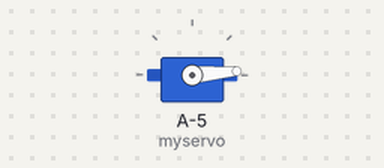
A sketch run on a simulated ATtiny85, built with avr-gcc and run on an emulated ATtiny85. On the bench: servo.

Above: at 0.05 s.
At 2.05 s:
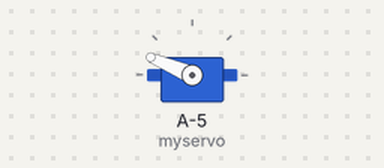
At 4.0 s:
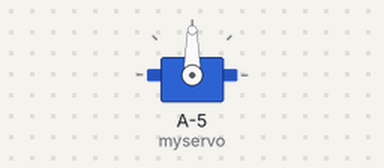
Timing chart, 0 to 5.2 s (numbered marks = the images above):
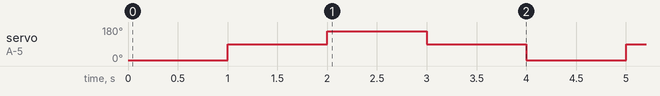

Measured:
- by itself, servo on A-5 (myservo): repeats every 4.0 s: 157° 1.0 s, 90° 1.0 s, 5° 1.0 s, 90° 1.0 s

The sketch:

HS-300_Full-Sweep.ino
```cpp
#include <Servo.h>

Servo myservo;  // create servo object to control a servo

int pos = 0;    // variable to store the servo position

void setup() {
  myservo.attach(9);  // attaches the servo on pin 9 to the servo object
}

void loop() {
  // Make servo go to 0 degrees
   myservo.write(5);
   delay(1000);
   // Make servo go to 90 degrees
   myservo.write(90);
   delay(1000);
   // Make servo go to 180 degrees
   myservo.write(157);
   delay(1000);
   // Make servo go to 90 degrees
   myservo.write(90);
   delay(1000);

}
```
